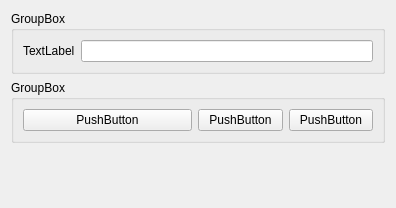
<?xml version="1.0" encoding="UTF-8"?>
<ui version="4.0">
 <class>Widget</class>
 <widget class="QWidget" name="Widget">
  <property name="geometry">
   <rect>
    <x>0</x>
    <y>0</y>
    <width>396</width>
    <height>208</height>
   </rect>
  </property>
  <property name="windowTitle">
   <string>Widget</string>
  </property>
  <layout class="QVBoxLayout" name="verticalLayout">
   <item>
    <widget class="QGroupBox" name="groupBox">
     <property name="title">
      <string>GroupBox</string>
     </property>
     <layout class="QHBoxLayout" name="horizontalLayout">
      <item>
       <widget class="QLabel" name="label">
        <property name="text">
         <string>TextLabel</string>
        </property>
       </widget>
      </item>
      <item>
       <widget class="QLineEdit" name="lineEdit"/>
      </item>
     </layout>
    </widget>
   </item>
   <item>
    <widget class="QGroupBox" name="groupBox_2">
     <property name="title">
      <string>GroupBox</string>
     </property>
     <layout class="QHBoxLayout" name="horizontalLayout_2">
      <item>
       <widget class="QPushButton" name="pushButton_2">
        <property name="sizePolicy">
         <sizepolicy hsizetype="Minimum" vsizetype="Fixed">
          <horstretch>2</horstretch>
          <verstretch>0</verstretch>
         </sizepolicy>
        </property>
        <property name="text">
         <string>PushButton</string>
        </property>
       </widget>
      </item>
      <item>
       <widget class="QPushButton" name="pushButton">
        <property name="sizePolicy">
         <sizepolicy hsizetype="Minimum" vsizetype="Fixed">
          <horstretch>1</horstretch>
          <verstretch>0</verstretch>
         </sizepolicy>
        </property>
        <property name="text">
         <string>PushButton</string>
        </property>
       </widget>
      </item>
      <item>
       <widget class="QPushButton" name="pushButton_3">
        <property name="sizePolicy">
         <sizepolicy hsizetype="Minimum" vsizetype="Fixed">
          <horstretch>1</horstretch>
          <verstretch>0</verstretch>
         </sizepolicy>
        </property>
        <property name="text">
         <string>PushButton</string>
        </property>
       </widget>
      </item>
     </layout>
    </widget>
   </item>
   <item>
    <spacer name="verticalSpacer">
     <property name="orientation">
      <enum>Qt::Vertical</enum>
     </property>
     <property name="sizeHint" stdset="0">
      <size>
       <width>20</width>
       <height>66</height>
      </size>
     </property>
    </spacer>
   </item>
  </layout>
 </widget>
 <resources/>
 <connections/>
</ui>
